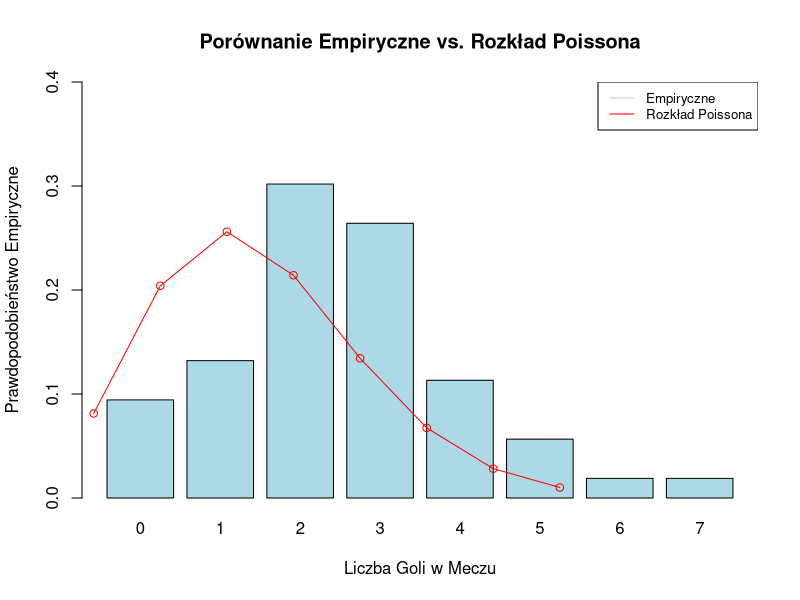

Write R code to recreate this figure.
# Dane
gole = c(0, 1, 2, 3, 4, 5, 6, 7)
mecze = c(5, 7, 16, 14, 6, 3, 1, 1)

# Oszacowanie parametrów rozkładu Poissona
N = sum(mecze)
lambda = sum(gole * mecze) / N

# Wygenerowanie funkcji masy prawdopodobieństwa dla rozkładu Poissona
poisson_pmf = dpois(gole, lambda)

# Wykres porównawczy
barplot(
  mecze / N,
  names.arg = gole,
  col = 'lightblue',
  main = 'Porównanie Empiryczne vs. Rozkład Poissona',
  xlab = 'Liczba Goli w Meczu',
  ylab = 'Prawdopodobieństwo Empiryczne',
  ylim = c(0, 0.4)
)
lines(gole, poisson_pmf, type = 'o', col = 'red')
legend(
  'topright',
  legend = c('Empiryczne', 'Rozkład Poissona'),
  col = c('lightblue', 'red'),
  lty = 1:1,
  cex = 0.8
)
